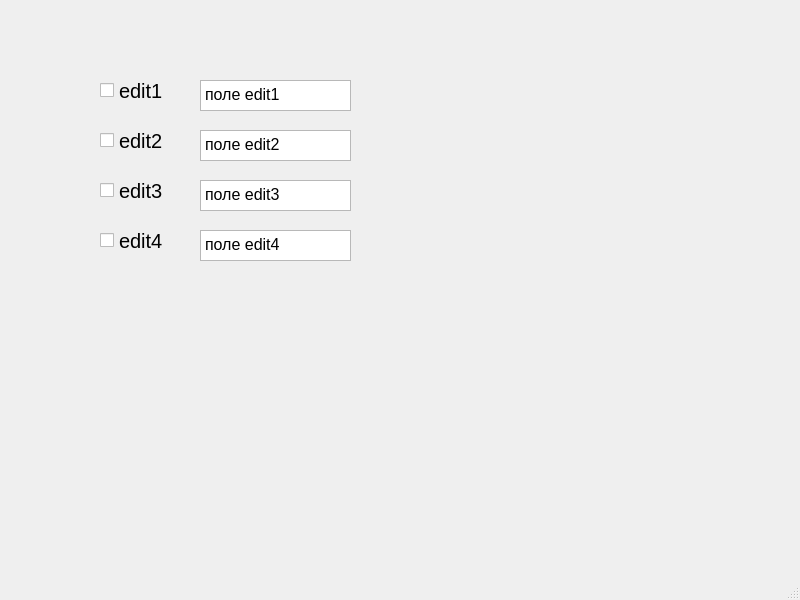
<?xml version="1.0" encoding="UTF-8"?>
<ui version="4.0">
 <class>MainWindow</class>
 <widget class="QMainWindow" name="MainWindow">
  <property name="geometry">
   <rect>
    <x>0</x>
    <y>0</y>
    <width>800</width>
    <height>600</height>
   </rect>
  </property>
  <property name="windowTitle">
   <string>MainWindow</string>
  </property>
  <widget class="QWidget" name="centralwidget">
   <widget class="QCheckBox" name="checkBox_1">
    <property name="geometry">
     <rect>
      <x>100</x>
      <y>70</y>
      <width>91</width>
      <height>41</height>
     </rect>
    </property>
    <property name="font">
     <font>
      <pointsize>15</pointsize>
     </font>
    </property>
    <property name="text">
     <string>edit1</string>
    </property>
   </widget>
   <widget class="QCheckBox" name="checkBox_2">
    <property name="geometry">
     <rect>
      <x>100</x>
      <y>120</y>
      <width>91</width>
      <height>41</height>
     </rect>
    </property>
    <property name="font">
     <font>
      <pointsize>15</pointsize>
     </font>
    </property>
    <property name="text">
     <string>edit2</string>
    </property>
   </widget>
   <widget class="QCheckBox" name="checkBox_3">
    <property name="geometry">
     <rect>
      <x>100</x>
      <y>170</y>
      <width>91</width>
      <height>41</height>
     </rect>
    </property>
    <property name="font">
     <font>
      <pointsize>15</pointsize>
     </font>
    </property>
    <property name="text">
     <string>edit3</string>
    </property>
   </widget>
   <widget class="QCheckBox" name="checkBox_4">
    <property name="geometry">
     <rect>
      <x>100</x>
      <y>220</y>
      <width>91</width>
      <height>41</height>
     </rect>
    </property>
    <property name="font">
     <font>
      <pointsize>15</pointsize>
     </font>
    </property>
    <property name="text">
     <string>edit4</string>
    </property>
   </widget>
   <widget class="QTextBrowser" name="textBrowser_1">
    <property name="geometry">
     <rect>
      <x>200</x>
      <y>80</y>
      <width>151</width>
      <height>31</height>
     </rect>
    </property>
    <property name="html">
     <string>&lt;!DOCTYPE HTML PUBLIC &quot;-//W3C//DTD HTML 4.0//EN&quot; &quot;http://www.w3.org/TR/REC-html40/strict.dtd&quot;&gt;
&lt;html&gt;&lt;head&gt;&lt;meta name=&quot;qrichtext&quot; content=&quot;1&quot; /&gt;&lt;style type=&quot;text/css&quot;&gt;
p, li { white-space: pre-wrap; }
&lt;/style&gt;&lt;/head&gt;&lt;body style=&quot; font-family:'MS Shell Dlg 2'; font-size:7.8pt; font-weight:400; font-style:normal;&quot;&gt;
&lt;p style=&quot; margin-top:0px; margin-bottom:0px; margin-left:0px; margin-right:0px; -qt-block-indent:0; text-indent:0px;&quot;&gt;&lt;span style=&quot; font-size:12pt;&quot;&gt;поле edit1&lt;/span&gt;&lt;/p&gt;&lt;/body&gt;&lt;/html&gt;</string>
    </property>
   </widget>
   <widget class="QTextBrowser" name="textBrowser_2">
    <property name="geometry">
     <rect>
      <x>200</x>
      <y>130</y>
      <width>151</width>
      <height>31</height>
     </rect>
    </property>
    <property name="html">
     <string>&lt;!DOCTYPE HTML PUBLIC &quot;-//W3C//DTD HTML 4.0//EN&quot; &quot;http://www.w3.org/TR/REC-html40/strict.dtd&quot;&gt;
&lt;html&gt;&lt;head&gt;&lt;meta name=&quot;qrichtext&quot; content=&quot;1&quot; /&gt;&lt;style type=&quot;text/css&quot;&gt;
p, li { white-space: pre-wrap; }
&lt;/style&gt;&lt;/head&gt;&lt;body style=&quot; font-family:'MS Shell Dlg 2'; font-size:7.8pt; font-weight:400; font-style:normal;&quot;&gt;
&lt;p style=&quot; margin-top:0px; margin-bottom:0px; margin-left:0px; margin-right:0px; -qt-block-indent:0; text-indent:0px;&quot;&gt;&lt;span style=&quot; font-size:12pt;&quot;&gt;поле edit2&lt;/span&gt;&lt;/p&gt;&lt;/body&gt;&lt;/html&gt;</string>
    </property>
   </widget>
   <widget class="QTextBrowser" name="textBrowser_3">
    <property name="geometry">
     <rect>
      <x>200</x>
      <y>180</y>
      <width>151</width>
      <height>31</height>
     </rect>
    </property>
    <property name="html">
     <string>&lt;!DOCTYPE HTML PUBLIC &quot;-//W3C//DTD HTML 4.0//EN&quot; &quot;http://www.w3.org/TR/REC-html40/strict.dtd&quot;&gt;
&lt;html&gt;&lt;head&gt;&lt;meta name=&quot;qrichtext&quot; content=&quot;1&quot; /&gt;&lt;style type=&quot;text/css&quot;&gt;
p, li { white-space: pre-wrap; }
&lt;/style&gt;&lt;/head&gt;&lt;body style=&quot; font-family:'MS Shell Dlg 2'; font-size:7.8pt; font-weight:400; font-style:normal;&quot;&gt;
&lt;p style=&quot; margin-top:0px; margin-bottom:0px; margin-left:0px; margin-right:0px; -qt-block-indent:0; text-indent:0px;&quot;&gt;&lt;span style=&quot; font-size:12pt;&quot;&gt;поле edit3&lt;/span&gt;&lt;/p&gt;&lt;/body&gt;&lt;/html&gt;</string>
    </property>
   </widget>
   <widget class="QTextBrowser" name="textBrowser_4">
    <property name="geometry">
     <rect>
      <x>200</x>
      <y>230</y>
      <width>151</width>
      <height>31</height>
     </rect>
    </property>
    <property name="html">
     <string>&lt;!DOCTYPE HTML PUBLIC &quot;-//W3C//DTD HTML 4.0//EN&quot; &quot;http://www.w3.org/TR/REC-html40/strict.dtd&quot;&gt;
&lt;html&gt;&lt;head&gt;&lt;meta name=&quot;qrichtext&quot; content=&quot;1&quot; /&gt;&lt;style type=&quot;text/css&quot;&gt;
p, li { white-space: pre-wrap; }
&lt;/style&gt;&lt;/head&gt;&lt;body style=&quot; font-family:'MS Shell Dlg 2'; font-size:7.8pt; font-weight:400; font-style:normal;&quot;&gt;
&lt;p style=&quot; margin-top:0px; margin-bottom:0px; margin-left:0px; margin-right:0px; -qt-block-indent:0; text-indent:0px;&quot;&gt;&lt;span style=&quot; font-size:12pt;&quot;&gt;поле edit4&lt;/span&gt;&lt;/p&gt;&lt;/body&gt;&lt;/html&gt;</string>
    </property>
   </widget>
  </widget>
  <widget class="QMenuBar" name="menubar">
   <property name="geometry">
    <rect>
     <x>0</x>
     <y>0</y>
     <width>800</width>
     <height>26</height>
    </rect>
   </property>
  </widget>
  <widget class="QStatusBar" name="statusbar"/>
 </widget>
 <resources/>
 <connections/>
</ui>
